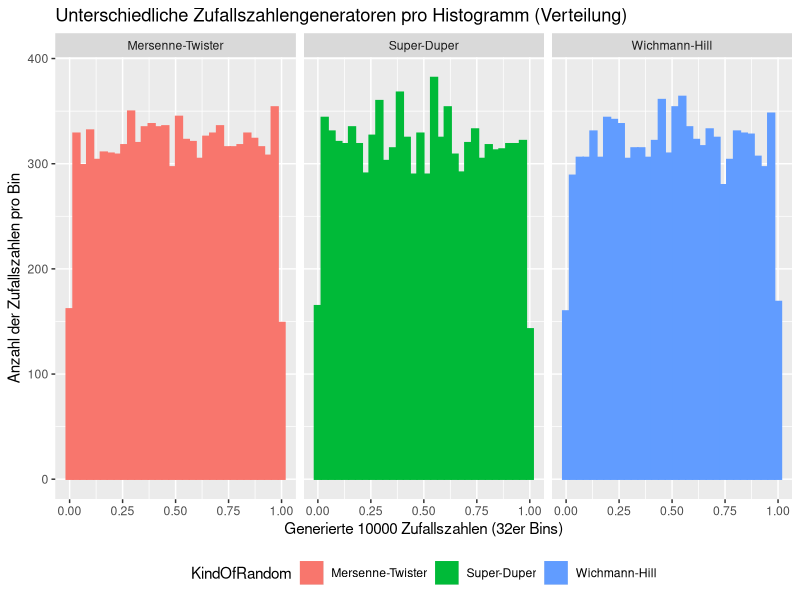
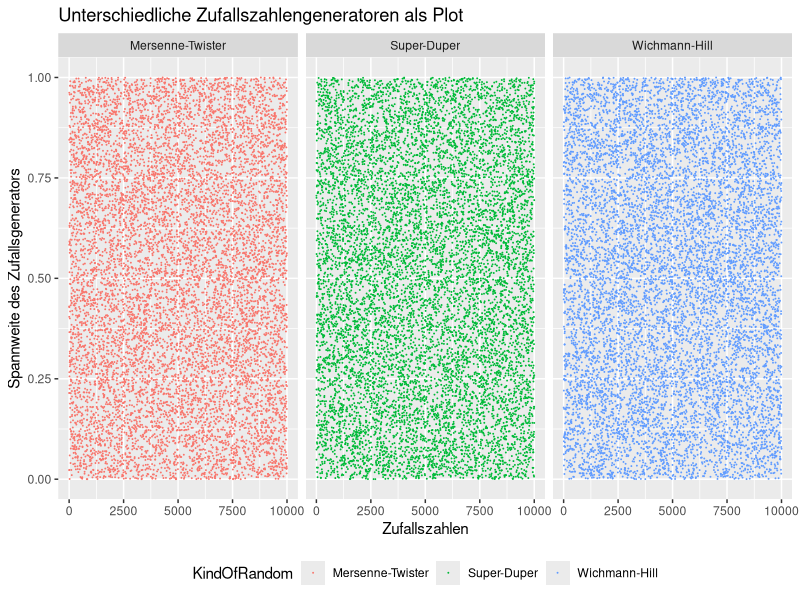

Recreate these plots in R, in order.
## ---- chunk 1
library(ggplot2)
numberOfRandomNumbers <- 10000

RNGkind("Mersenne-Twister") # matches  "Mersenne-Twister"
datamt = data.frame(data = runif(numberOfRandomNumbers), KindOfRandom = "Mersenne-Twister", pos = 1:numberOfRandomNumbers)

RNGkind("Super") # matches  "Super-Duper"
datasd = data.frame(data = runif(numberOfRandomNumbers), KindOfRandom = "Super-Duper", pos = 1:numberOfRandomNumbers)

RNGkind("Wichmann-Hill") # matches  "Wichmann-Hill"
datawh = data.frame(data = runif(numberOfRandomNumbers), KindOfRandom = "Wichmann-Hill", pos = 1:numberOfRandomNumbers)

data <- rbind(datamt, datasd, datawh)

ggplot(data, aes(x = data, color = KindOfRandom, fill = KindOfRandom)) + 
  geom_histogram(bins = 32) + 
  facet_grid(~ KindOfRandom) +
  theme(legend.direction = "horizontal", 
        legend.position = "bottom",
        legend.box = "horizontal") +
  labs(title = "Unterschiedliche Zufallszahlengeneratoren pro Histogramm (Verteilung)",
  x = "Generierte 10000 Zufallszahlen (32er Bins)",
  y = "Anzahl der Zufallszahlen pro Bin")
## ---- chunk 2
ggplot(data, aes(y = data, x = pos, color = KindOfRandom)) + 
  geom_point(size = 0.01) +
  facet_grid(~ KindOfRandom) +
  theme(legend.direction = "horizontal", 
        legend.position = "bottom",
        legend.box = "horizontal") +
  labs(title = "Unterschiedliche Zufallszahlengeneratoren als Plot",
  x = "Zufallszahlen",
  y = "Spannweite des Zufallsgenerators")
## ---- chunk 3
# Ruft die Help-Page von RNG auf
#?RNG
## ---- chunk 4
# RNGkind setzt den Pseudozufallsgenerator
# Setzt den Zufallsgenerator auf L'Ecuyer-CMRG
RNGkind("L'Ecuyer-CMRG")

# Gibt den aktuellen Zufallsgenerator aus
RNGkind()

# Setzt den Zufallsgenerator auf Mersenne-Twister (default)
RNGkind("Mersenne-Twister")
## ---- chunk 5
# Setzt den Seed auf 123456789 für genau den nächsten Aufruf
set.seed(123456789)

# Generiert immer die selben 10 Zufallszahlen wegen den seed.
runif(10)

# Generiert 10 Zufallszahlen ohne Seed
runif(10)
## ---- chunk 6
#options(expressions=100000)
# Berechnet die neue Zufallszahl
#PP.Coincidence.CalculateNumber <- function (randomNumber) {
#  first <- as.numeric(substr(randomNumber, 0, 5))
#  second <- as.numeric(substr(randomNumber, 6, 10))
#  
#  if(is.na(second) || second == 0) {
#    second <- bitwXor(first, as.numeric(substr(as.numeric(Sys.time()), 6, 10)))
#  }
#  return (first * second)
#}

# Rekursiver Aufrauf
#PP.Coincidence.Recursive <- function(numberOfRandomNumbers, randomNumber, randomList) {
#  if (numberOfRandomNumbers <=0 ) {
#    return( c() )
#  } else {
#    newRN <- PP.Coincidence.CalculateNumber(randomNumber)
#    return( c(Recall(numberOfRandomNumbers-1, newRN, randomList),newRN/10000000000) )
#  }
#}

# Initialaufruf mit einer Anzahl von Zufallszahlen
#PP.Coincidence <- function(numberOfRandomNumbers){
#  return (PP.Coincidence.Recursive(numberOfRandomNumbers, as.numeric(Sys.time()), c()))
#}
